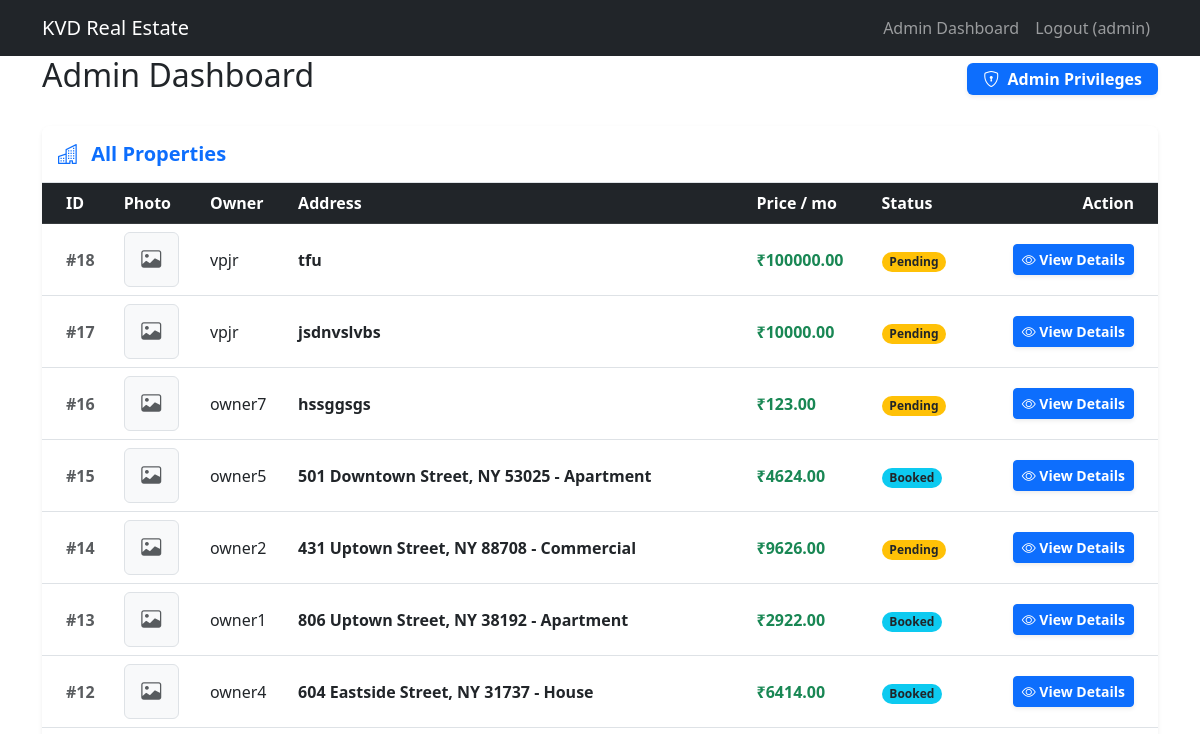
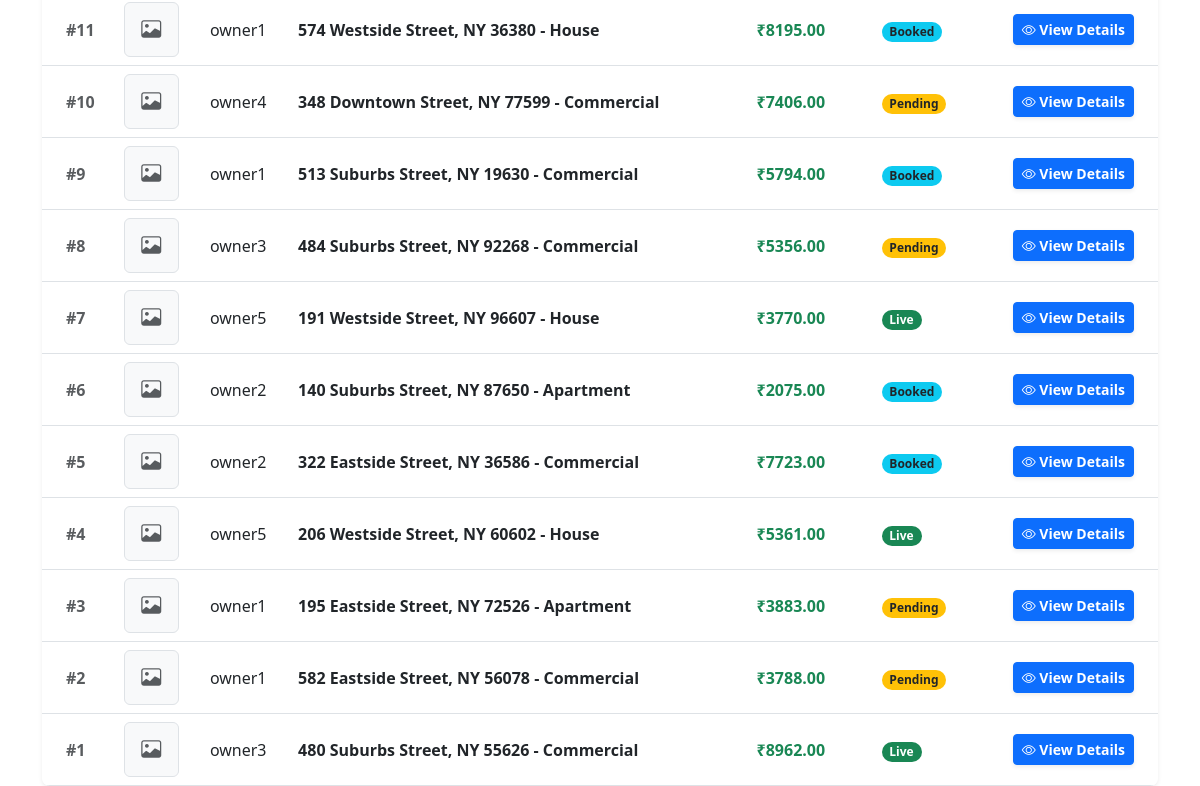
Page /dashboard/ (signed in) on the earlier database version (2 pictures, top to bottom).
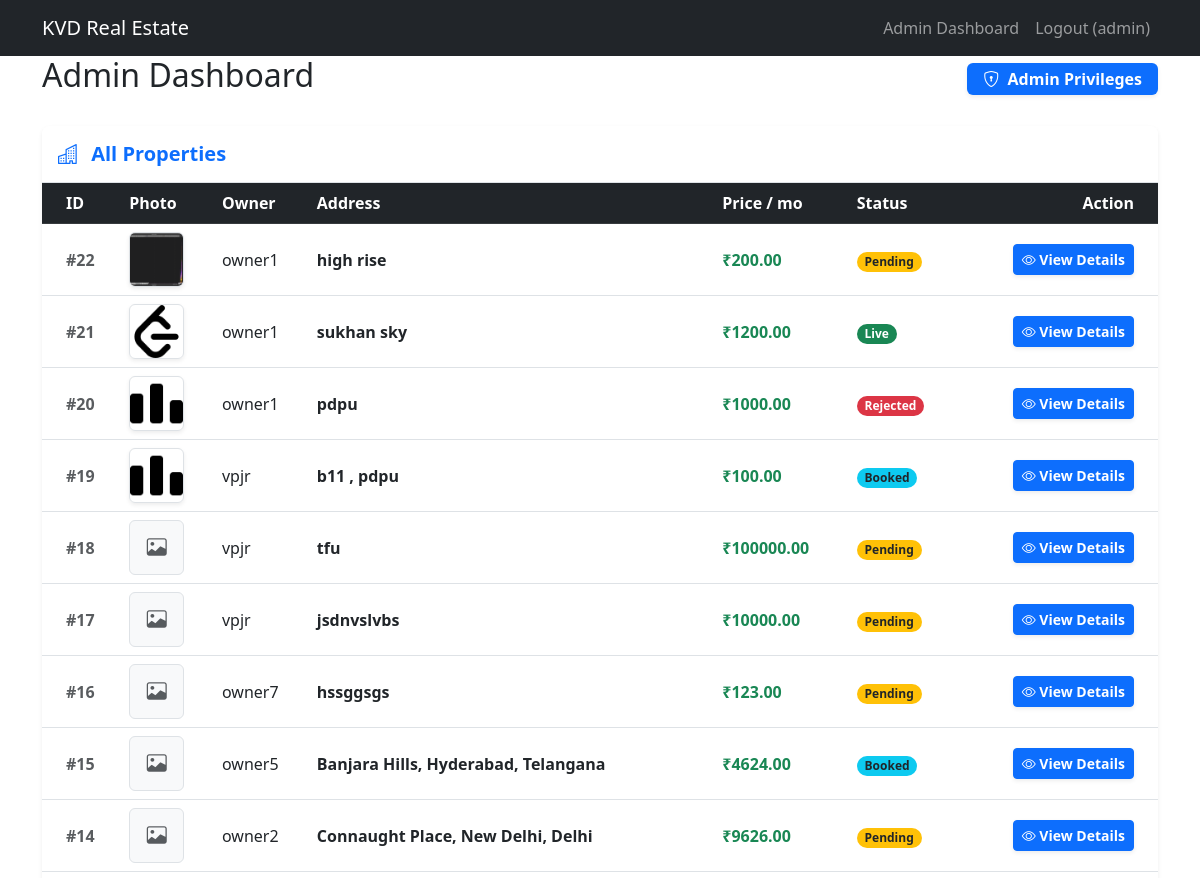
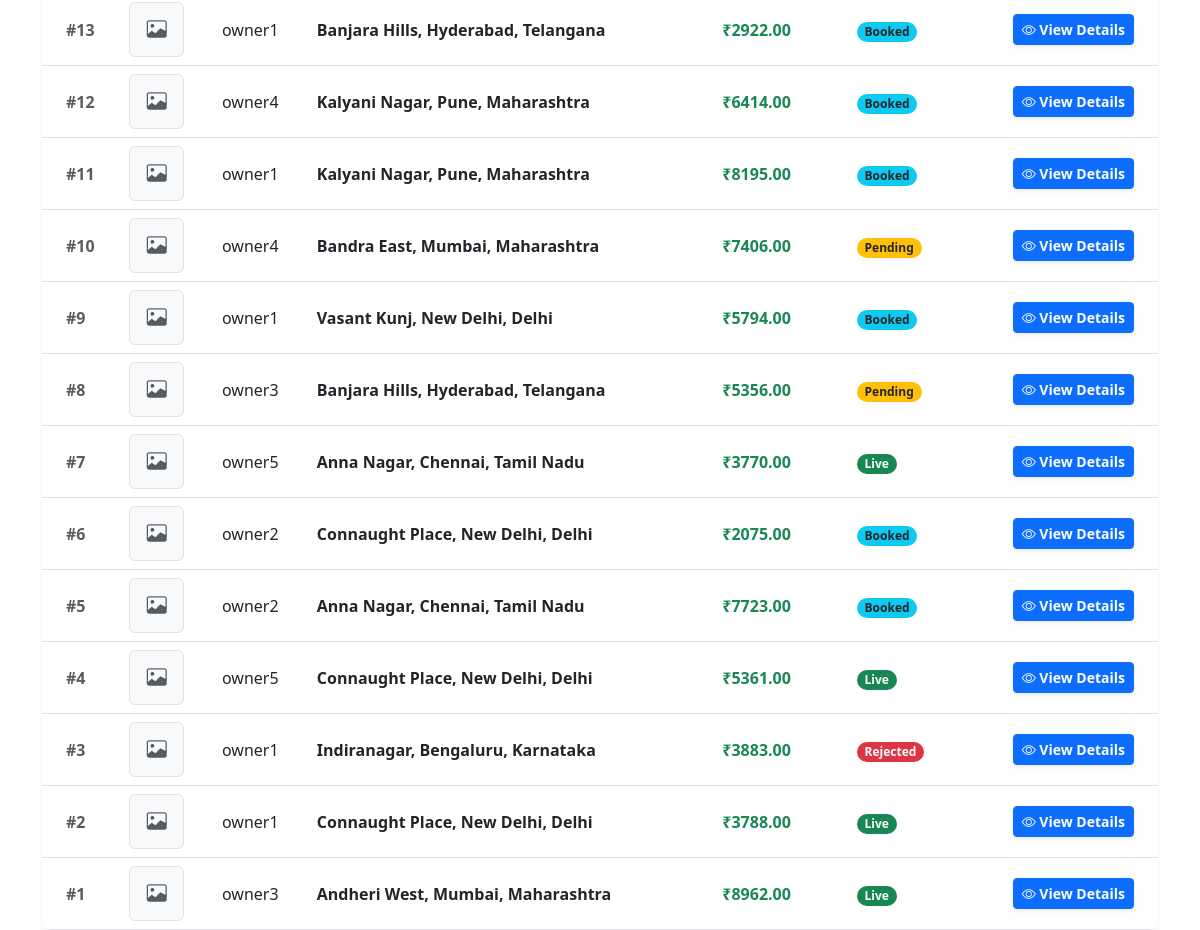
Same page on the later database version (2 pictures, top to bottom).
### real_estate_app/models.py (models this page shows, shortened)
class Property(models.Model):
    STATUS_CHOICES = (
        ('Pending', 'Pending'),
        ('Live', 'Live'),
        ('Booked', 'Booked'),
        ('Rejected', 'Rejected'),
    )
    property_id = models.AutoField(primary_key=True)
    owner = models.ForeignKey(User, on_delete=models.CASCADE, related_name='properties')
    address = models.TextField()
    latitude = models.FloatField(blank=True, null=True)
    longitude = models.FloatField(blank=True, null=True)
    price = models.DecimalField(max_digits=10, decimal_places=2)
    photo = models.ImageField(upload_to='property_photos/', blank=True, null=True)
    status = models.CharField(max_length=10, choices=STATUS_CHOICES, default='Pending')

class User(AbstractUser):
    phone_regex = RegexValidator(regex=r'^\+?1?\d{9,15}$', message="Phone number must be entered in the format: '+999999999'. Up to 15 digits allowed.")
    phone_number = models.CharField(validators=[phone_regex], max_length=17, blank=True)
    pincode_regex = RegexValidator(regex=r'^[1-9][0-9]{5}$', message="Please enter a valid 6-digit Indian pincode.")
    pincode = models.CharField(validators=[pincode_regex], max_length=6, blank=True)
    kyc_status = models.BooleanField(default=False)
    is_admin = models.BooleanField(default=False)
    is_owner = models.BooleanField(default=False)
    is_seeker = models.BooleanField(default=False)

### real_estate_app/views.py (the view)
# urls.py: path('dashboard/', views.dashboard, name='dashboard'),
@login_required
def dashboard(request):
    if request.user.is_admin or request.user.is_superuser:
        properties = Property.objects.all().order_by('-property_id')
        return render(request, 'real_estate_app/admin_dashboard.html', {'properties': properties})
    elif request.user.is_owner:
        properties = Property.objects.filter(owner=request.user).order_by('-property_id')
        return render(request, 'real_estate_app/owner_dashboard.html', {'properties': properties})
    elif request.user.is_seeker:
        bookings = Booking.objects.filter(seeker=request.user)
        return render(request, 'real_estate_app/seeker_dashboard.html', {'bookings': bookings})
    else:
        return render(request, 'real_estate_app/dashboard.html')

### templates/real_estate_app/admin_dashboard.html (shortened to what this page needs)
{% extends 'base.html' %}
{% block content %}
<div class="row">
    <div class="col-12">
        <div class="d-flex justify-content-between align-items-center mb-4">
            <h2>Admin Dashboard</h2>
            <span class="badge bg-primary fs-6 py-2 px-3 shadow-sm"><i class="bi bi-shield-lock me-1"></i> Admin
                Privileges</span>
        </div>
        <div class="card p-0 shadow-sm border-0 rounded-3 overflow-hidden">
            <div class="card-header bg-white border-bottom py-3">
                <h5 class="text-primary mb-0 fw-bold"><i class="bi bi-buildings me-2"></i> All Properties</h5>
            </div>
            <div class="table-responsive">
                <table class="table table-hover align-middle mb-0">
                    <thead class="table-dark">
                        <tr>
                            <th class="ps-4">ID</th>
                            <th>Photo</th>
                            <th>Owner</th>
                            <th>Address</th>
                            <th>Price / mo</th>
                            <th>Status</th>
                            <th class="pe-4 text-end">Action</th>
                        </tr>
                    </thead>
                    <tbody class="border-top-0">
                        {% for property in properties %}
                        <tr>
                            <td class="ps-4 text-muted fw-bold">#{{ property.property_id }}</td>
                            <td>
                                {% if property.photo %}
                                <img src="{{ property.photo.url }}" alt="Property photo"
                                    style="width: 55px; height: 55px; object-fit: cover;"
                                    class="rounded border shadow-sm">
                                {% else %}
                                <div class="bg-light rounded border d-flex align-items-center justify-content-center text-muted"
                                    style="width: 55px; height: 55px;">
                                    <i class="bi bi-image fs-5"></i>
                                </div>
                                {% endif %}
                            </td>
                            <td>{{ property.owner.username }}</td>
                            <td class="fw-bold">{{ property.address }}</td>
                            <td><span class="text-success fw-bold">₹{{ property.price }}</span></td>
                            <td>
                                <span
                                    class="badge rounded-pill {% if property.status == 'Pending' %}bg-warning text-dark{% elif property.status == 'Live' %}bg-success{% elif property.status == 'Rejected' %}bg-danger{% elif property.status == 'Booked' %}bg-info text-dark{% else %}bg-secondary{% endif %}">
                                    {{ property.status }}
                                </span>
                            </td>
                            <td class="pe-4 text-end">
                                <a href="{% url 'admin_property_detail' property.property_id %}" class="btn btn-sm btn-primary shadow-sm fw-bold">
                                    <i class="bi bi-eye"></i> View Details
                                </a>
                            </td>
                        </tr>
                        {% endfor %}
                    </tbody>
                </table>
            </div>
        </div>
    </div>
        </div>
    </div>
{% endblock %}

Differences in the rows shown:
added Property: property_id "22", photo (picture), owner.username "owner1", address "high rise", price "200.00", status "Pending"
added Property: property_id "21", photo (picture), owner.username "owner1", address "sukhan sky", price "1200.00", status "Live"
added Property: property_id "20", photo (picture), owner.username "owner1", address "pdpu", price "1000.00", status "Rejected"
added Property: property_id "19", photo (picture), owner.username "vpjr", address "b11 , pdpu", price "100.00", status "Booked"
changed Property id 15: address "501 Downtown Street, NY 53025 - Apartment" → "Banjara Hills, Hyderabad, Telangana"
changed Property id 14: address "431 Uptown Street, NY 88708 - Commercial" → "Connaught Place, New Delhi, Delhi"
changed Property id 13: address "806 Uptown Street, NY 38192 - Apartment" → "Banjara Hills, Hyderabad, Telangana"
changed Property id 12: address "604 Eastside Street, NY 31737 - House" → "Kalyani Nagar, Pune, Maharashtra"
changed Property id 11: address "574 Westside Street, NY 36380 - House" → "Kalyani Nagar, Pune, Maharashtra"
changed Property id 10: address "348 Downtown Street, NY 77599 - Commercial" → "Bandra East, Mumbai, Maharashtra"
changed Property id 9: address "513 Suburbs Street, NY 19630 - Commercial" → "Vasant Kunj, New Delhi, Delhi"
changed Property id 8: address "484 Suburbs Street, NY 92268 - Commercial" → "Banjara Hills, Hyderabad, Telangana"
changed Property id 7: address "191 Westside Street, NY 96607 - House" → "Anna Nagar, Chennai, Tamil Nadu"
changed Property id 6: address "140 Suburbs Street, NY 87650 - Apartment" → "Connaught Place, New Delhi, Delhi"
changed Property id 5: address "322 Eastside Street, NY 36586 - Commercial" → "Anna Nagar, Chennai, Tamil Nadu"
changed Property id 4: address "206 Westside Street, NY 60602 - House" → "Connaught Place, New Delhi, Delhi"
changed Property id 3: address "195 Eastside Street, NY 72526 - Apartment" → "Indiranagar, Bengaluru, Karnataka"; status "Pending" → "Rejected"
changed Property id 2: address "582 Eastside Street, NY 56078 - Commercial" → "Connaught Place, New Delhi, Delhi"; status "Pending" → "Live"
changed Property id 1: address "480 Suburbs Street, NY 55626 - Commercial" → "Andheri West, Mumbai, Maharashtra"
